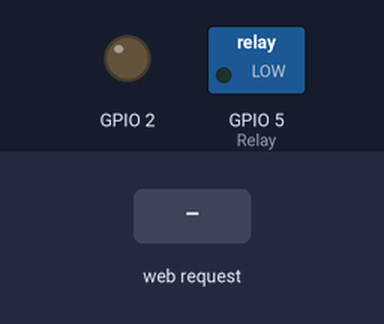
Bench run of a sketch on a simulated ESP8266 (NodeMCU). Shown: switched loads named in the sketch (green lamp = pin HIGH), output pins drawn as LEDs (lit = HIGH). Inputs (shaded band) come from the test bench. WiFi joins after 1.5 s; servers stay silent unless stated; what the sketch prints to the serial monitor is not drawn.

Above: at 2.7 s.
2.8 s: HTTP request GET /on received
At 3.5 s:
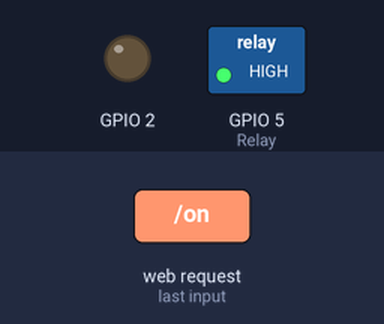
4.3 s: HTTP request GET /off received
At 4.7 s:
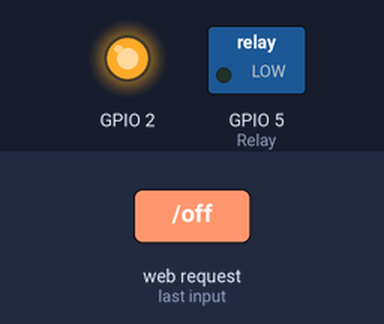
Timing chart, 0 to 7.3 s (numbered marks = the images above; inputs shaded):
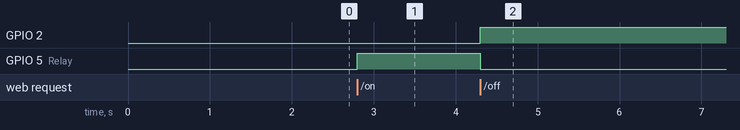

The sketch:

RelayWebServer.ino
```cpp
#include <WiFiClient.h>
#include <ESP8266WebServer.h>

const int Relay = 5;
const char* ssid = "SSID";
const char* password = "WIFI PASSWORD";
int status = 0;

ESP8266WebServer server(80);

void handleOn() {
  Serial.println("\n\nClient Connected");
  server.send(200, "text/plain", "{\"status\":\"on\"}");
  Serial.println("Message Sent");
  digitalWrite(LED_BUILTIN, LOW);
  digitalWrite(Relay, HIGH);
  Serial.println("Relay On");
  Serial.println("Client Disconnected");
}

void handleOff() {
  Serial.println("\n\nClient Connected");
  server.send(200, "text/plain", "{\"status\":\"off\"}");
  Serial.println("Message Sent");
  digitalWrite(LED_BUILTIN, HIGH);
  digitalWrite(Relay, LOW);
  Serial.println("Relay Off");
  Serial.println("Client Disconnected");
}

void handleStatus() {
  status = digitalRead(Relay);
  Serial.println("\n\nClient Connected");
  if (status == 0)
    server.send(200, "text/plain", "{\"status\":\"off\"}");
  else
    server.send(200, "text/plain", "{\"status\":\"on\"}");
  Serial.println("Message Sent");
}

void handleNotFound(){
  digitalWrite(LED_BUILTIN,HIGH);
  String message = "File Not Found\n\n";
  message += "URI: ";
  message += server.uri();
  message += "\nMethod: ";
  message += (server.method() == HTTP_GET)?"GET":"POST";
  message += "\nArguments: ";
  message += server.args();
  message += "\n";
  for (uint8_t i=0; i<server.args(); i++){
    message += " " + server.argName(i) + ": " + server.arg(i) + "\n";
  }
  server.send(404, "text/plain", message);
  digitalWrite(LED_BUILTIN, LOW);

}

void setup(void){
  pinMode(LED_BUILTIN, OUTPUT);     // Initialize the LED_BUILTIN pin as an output
  pinMode(Relay, OUTPUT);

  digitalWrite(LED_BUILTIN, LOW);
  Serial.begin(9200);
  WiFi.mode(WIFI_STA);
  WiFi.hostname("lightRelay");
  WiFi.begin(ssid, password);
  Serial.println("");

  // Wait for connection
  while (WiFi.status() != WL_CONNECTED) {
    delay(500);
    Serial.print(".");
  }
  Serial.println("");
  Serial.print("Connected to ");
  Serial.println(ssid);
  Serial.print("IP address: ");
  Serial.println(WiFi.localIP());

  server.on("/on", handleOn);
  server.on("/off", handleOff);
  server.on("/status", handleStatus);
  server.onNotFound(handleNotFound);

  server.begin();
  Serial.println("HTTP server started");
}

void loop(void){
  server.handleClient();
}
```

Measured:
- after the input at 2.8 s, GPIO 5 (Relay): LOW → HIGH at once
- after the input at 4.3 s, GPIO 2: LOW → HIGH at once; GPIO 5 (Relay): HIGH → LOW at once
